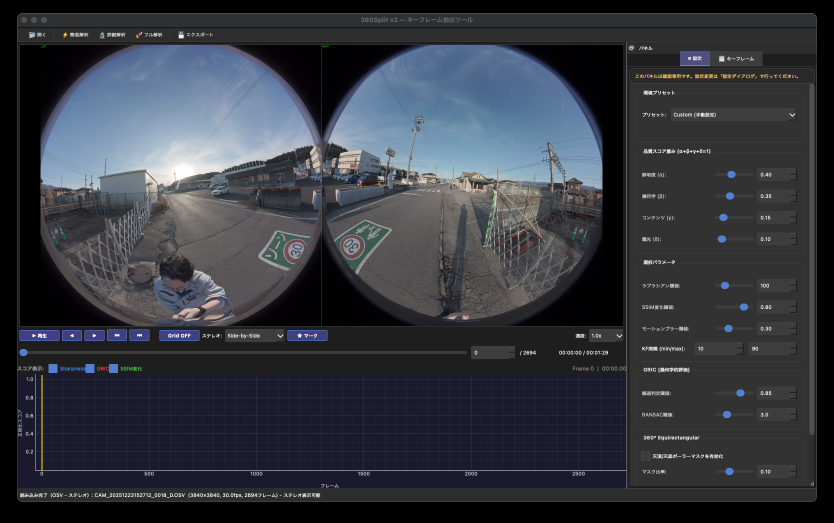
#> input picture images/capture.png, 1668 x 1046 px (shown at 1/2 size); its folder holds only this picture in this run
$ python -i quality_score.py   (imports and definitions only)   (older library calls are emulated)
#> lines starting #> are read from the running program, lines starting #| are printed output that depends on the picture; after the words box and inside, x2 and y2 are one past the last pixel; in counts of white or black regions, pixels touching at a corner belong together
### utils/logger.py
"""
ロギングユーティリティ - 360Split用

アプリケーション全体で統一されたロギングを提供する。
ルートロガー '360split' の下に階層的な子ロガーを配置し、
コンソール（カラー）とファイル（ローテーション）への出力を制御する。

使い方:
    # 各モジュールの冒頭で
    from utils.logger import get_logger
    logger = get_logger(__name__)

    logger.debug("詳細デバッグ情報")
    logger.info("通常の処理情報")
    logger.warning("注意が必要な状況")
    logger.error("エラーが発生")
"""

import logging
import logging.handlers
import sys
import threading
import re
from pathlib import Path
from datetime import datetime

# アプリケーションのルートロガー名
ROOT_LOGGER_NAME = '360split'

# ログファイルのデフォルトパス
DEFAULT_LOG_DIR = Path(__file__).parent.parent / 'logs'
DEFAULT_LOG_FILE = DEFAULT_LOG_DIR / '360split.log'

# ログローテーション設定
MAX_LOG_BYTES = 5 * 1024 * 1024   # 5MB
BACKUP_COUNT = 3                   # 3世代保持


class ColoredFormatter(logging.Formatter):
    """カラー出力をサポートするフォーマッター"""

    COLORS = {
        'DEBUG': '\033[36m',      # シアン
        'INFO': '\033[32m',       # 緑
        'WARNING': '\033[33m',    # 黄
        'ERROR': '\033[31m',      # 赤
        'CRITICAL': '\033[35m',   # マゼンタ
    }
    RESET = '\033[0m'

    # [17 lines left out: functions format, _short_name, not called in this run]


class _ShortNameFormatter(logging.Formatter):
    """モジュール名を短縮表示するフォーマッター"""

    def format(self, record):
        record.shortname = _short_name(record.name)
        return super().format(record)


class _ColoredShortNameFormatter(ColoredFormatter):
    """カラー＋モジュール名短縮フォーマッター"""

    def format(self, record):
        record.shortname = _short_name(record.name)
        return super().format(record)


# ---- 初期化済みフラグ ----
_initialized = False
_gui_log_entries = []
_gui_log_lock = threading.Lock()
_gui_buffer_handler = None
_GUI_BUFFER_MAX = 10000
_ANSI_RE = re.compile(r"\x1b\[[0-9;]*m")


class _GuiBufferHandler(logging.Handler):
    """GUI表示向けにログをメモリバッファへ蓄積するハンドラ。"""

    def __init__(self, level=logging.INFO):
        super().__init__(level=level)

    # [104 lines left out: functions emit, setup_logger, not called in this run]


def get_logger(name: str = ROOT_LOGGER_NAME) -> logging.Logger:
    """
    モジュール用ロガーを取得する。

    ルートロガー '360split' の子ロガーを返す。
    例: get_logger('core.video_loader')
        → logging.getLogger('360split.core.video_loader')

    各モジュールでは以下のように使用する:
        from utils.logger import get_logger
        logger = get_logger(__name__)

    Parameters:
    -----------
    name : str
        モジュール名（通常 __name__ を渡す）

    Returns:
    --------
    logging.Logger
        ルートロガーの子ロガー
    """
    if name == ROOT_LOGGER_NAME or name.startswith(ROOT_LOGGER_NAME + '.'):
        # 既にルートロガー名が含まれている場合はそのまま
        return logging.getLogger(name)
    return logging.getLogger(f'{ROOT_LOGGER_NAME}.{name}')


# [54 lines left out: functions set_log_level, enable_gui_log_buffer, get_gui_log_entries, read_log_tail, not called in this run]


def strip_ansi(text: str) -> str:
    """ANSIエスケープを除去する。"""
    return _ANSI_RE.sub("", text or "")

### core/quality_score.py
"""Quality scoring utilities for Stage1 filtering."""

from __future__ import annotations

from dataclasses import dataclass
from typing import Dict, Iterable, List, Optional, Tuple

import cv2
import numpy as np

from core.accelerator import get_accelerator


@dataclass(frozen=True)
class QualityROISpec:
    mode: str = "circle"
    ratio: float = 0.40


DEFAULT_ROI = QualityROISpec(mode="circle", ratio=0.40)
DEFAULT_FIELDS: Tuple[str, ...] = ("laplacian_var", "tenengrad", "exposure", "orb_keypoints")


def parse_roi_spec(roi_spec: str | QualityROISpec | None) -> QualityROISpec:
    """Parse roi spec from 'circle:0.4' / 'rect:0.6'."""
    if isinstance(roi_spec, QualityROISpec):
        return QualityROISpec(
            mode=str(roi_spec.mode or "circle").strip().lower(),
            ratio=float(np.clip(roi_spec.ratio, 0.05, 1.0)),
        )
    if roi_spec is None:
        return DEFAULT_ROI
    text = str(roi_spec).strip().lower()
    if not text:
        return DEFAULT_ROI
    if ":" not in text:
        mode = text
        ratio = DEFAULT_ROI.ratio
    else:
        mode_text, ratio_text = text.split(":", 1)
        mode = mode_text.strip()
        try:
            ratio = float(ratio_text.strip())
        except (TypeError, ValueError):
            ratio = DEFAULT_ROI.ratio
    if mode not in {"circle", "rect"}:
        mode = "circle"
    ratio = float(np.clip(ratio, 0.05, 1.0))
    return QualityROISpec(mode=mode, ratio=ratio)


def _to_gray(frame: np.ndarray) -> np.ndarray:
    if frame is None or frame.size == 0:
        return np.zeros((1, 1), dtype=np.uint8)
    if frame.ndim == 2:
        return frame
    return cv2.cvtColor(frame, cv2.COLOR_BGR2GRAY)


def _build_roi_mask(gray: np.ndarray, spec: QualityROISpec) -> np.ndarray:
    h, w = gray.shape[:2]
    mask = np.zeros((h, w), dtype=np.uint8)
    if h <= 0 or w <= 0:
        return mask
    if spec.mode == "rect":
        ww = max(1, int(round(w * spec.ratio)))
        hh = max(1, int(round(h * spec.ratio)))
        x0 = max(0, (w - ww) // 2)
        y0 = max(0, (h - hh) // 2)
        x1 = min(w, x0 + ww)
        y1 = min(h, y0 + hh)
        mask[y0:y1, x0:x1] = 255
        return mask
    radius = max(1, int(round(min(w, h) * 0.5 * spec.ratio)))
    cx = w // 2
    cy = h // 2
    cv2.circle(mask, (cx, cy), radius, 255, -1)
    return mask


def _masked_values(arr: np.ndarray, mask: np.ndarray) -> np.ndarray:
    vals = arr[mask > 0]
    if vals.size > 0:
        return vals
    return arr.reshape(-1)


def _safe_scale(scale: float) -> float:
    try:
        value = float(scale)
    except (TypeError, ValueError):
        return 1.0
    return float(np.clip(value, 0.1, 1.0))


def _compute_tenengrad(
    gray: np.ndarray,
    mask: np.ndarray,
    tenengrad_scale: float,
    weight_map: Optional[np.ndarray] = None,
) -> float:
    """Compute Tenengrad (Sobel gradient energy) sharpness score.

    Parameters
    ----------
    weight_map : optional float32/float64 array same shape as ``gray`` (before
        scaling), with values in [0, 1].  When provided, the gradient-energy map
        is multiplied element-wise by the (possibly resized) weight map before
        averaging.  Pass ``None`` (default) for the original unweighted behaviour.
        Typical use: 2-D Gaussian centered at the principal point for pinhole-
        projected images to up-weight the sharp optical centre.
    """
    scale = _safe_scale(tenengrad_scale)
    work_gray = gray
    work_mask = mask
    work_weight = weight_map
    if scale < 0.999:
        h, w = gray.shape[:2]
        nw = max(1, int(round(w * scale)))
        nh = max(1, int(round(h * scale)))
        work_gray = cv2.resize(gray, (nw, nh), interpolation=cv2.INTER_AREA)
        work_mask = cv2.resize(mask, (nw, nh), interpolation=cv2.INTER_NEAREST)
        if work_weight is not None:
            work_weight = cv2.resize(work_weight, (nw, nh), interpolation=cv2.INTER_AREA)
    sobel_x = cv2.Sobel(work_gray, cv2.CV_64F, 1, 0, ksize=3)
    sobel_y = cv2.Sobel(work_gray, cv2.CV_64F, 0, 1, ksize=3)
    tenengrad_map = (sobel_x * sobel_x) + (sobel_y * sobel_y)
    if work_weight is not None:
        tenengrad_map = tenengrad_map * work_weight.astype(np.float64)
    tenengrad_vals = _masked_values(tenengrad_map, work_mask)
    return float(np.mean(tenengrad_vals)) if tenengrad_vals.size > 0 else 0.0


# [18 lines left out: function compose_legacy_quality_proxy, not called in this run]


def compute_raw_metrics(
    frame: np.ndarray,
    roi_spec: str | QualityROISpec | None = None,
    *,
    use_orb: bool = True,
    orb: Optional[cv2.ORB] = None,
    tenengrad_scale: float = 1.0,
    tenengrad_weight_map: Optional[np.ndarray] = None,
) -> Dict[str, float]:
    """Compute raw quality metrics on ROI.

    Parameters
    ----------
    tenengrad_weight_map : optional spatial weight map (same H×W as frame,
        values in [0, 1]) applied to the Tenengrad gradient-energy map before
        averaging.  Useful for pinhole-projected images where the optical centre
        is sharpest: pass a 2-D Gaussian centred at ``(cx, cy)``.
    """
    gray = _to_gray(frame)
    spec = parse_roi_spec(roi_spec)
    mask = _build_roi_mask(gray, spec)
    vals = _masked_values(gray.astype(np.float64), mask)

    lap = cv2.Laplacian(gray, cv2.CV_64F)
    lap_vals = _masked_values(lap, mask)
    lap_var = float(np.var(lap_vals)) if lap_vals.size > 0 else 0.0

    tenengrad = _compute_tenengrad(gray, mask, tenengrad_scale, tenengrad_weight_map)

    black_clip = float(np.mean(vals <= 16.0)) if vals.size > 0 else 1.0
    white_clip = float(np.mean(vals >= 245.0)) if vals.size > 0 else 1.0
    contrast = float(np.std(vals)) if vals.size > 0 else 0.0
    contrast_norm = float(np.clip(contrast / 64.0, 0.0, 1.0))
    clip_penalty = float(np.clip(black_clip + white_clip, 0.0, 1.0))
    exposure = float(np.clip(0.7 * contrast_norm + 0.3 * (1.0 - clip_penalty), 0.0, 1.0))

    orb_keypoints = 0.0
    if use_orb:
        orb_obj = orb if orb is not None else cv2.ORB_create(nfeatures=2000)
        keypoints = orb_obj.detect(gray, mask=mask)
        orb_keypoints = float(len(keypoints) if keypoints is not None else 0.0)

    return {
        "laplacian_var": lap_var,
        "tenengrad": tenengrad,
        "exposure": exposure,
        "orb_keypoints": orb_keypoints,
        "black_clip": black_clip,
        "white_clip": white_clip,
        "contrast": contrast,
        "roi_pixel_count": float(int(np.count_nonzero(mask))),
    }


# [129 lines left out: functions compute_raw_metrics_batch, normalize_batch_p10_p90, compose_quality, not called in this run]


def apply_abs_guard(laplacian_var: float, abs_min: float) -> bool:
    """Absolute safety guard against very blurry frames."""
    return bool(float(laplacian_var) >= float(abs_min))


__all__ = [
    "compose_legacy_quality_proxy",
    "QualityROISpec",
    "parse_roi_spec",
    "compute_raw_metrics",
    "compute_raw_metrics_batch",
    "normalize_batch_p10_p90",
    "compose_quality",
    "apply_abs_guard",
]

>>> import cv2
>>> picture = cv2.imread('../images/capture.png')
#> picture is the input picture: shape (1046, 1668, 3); mean B, G, R 64.2, 56.3, 53.2
>>> result = compute_raw_metrics(picture)
#> in _to_gray, `return cv2.cvtColor(frame, cv2.COLOR_BGR2GRAY)`:
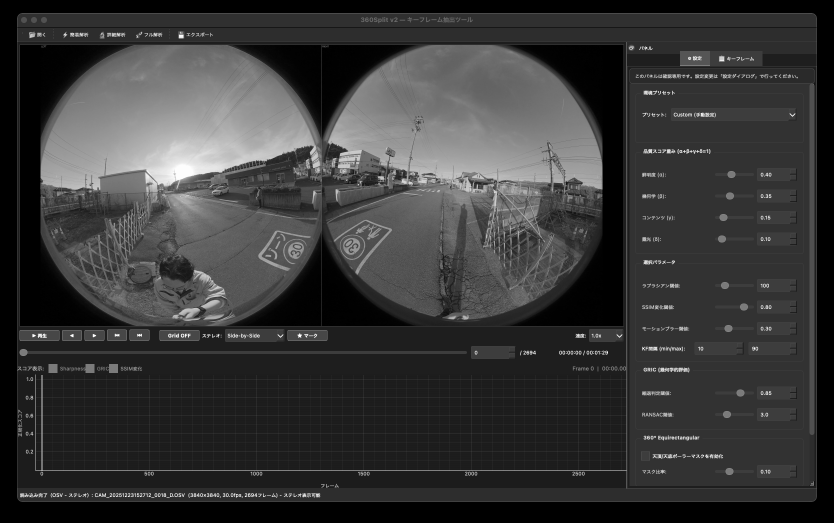
#> returned value: shape (1046, 1668) (shown at 1/2 size); min 0, max 255, mean 56.2
#> in _build_roi_mask, `cv2.circle(mask, (cx, cy), radius, 255, -1)`:
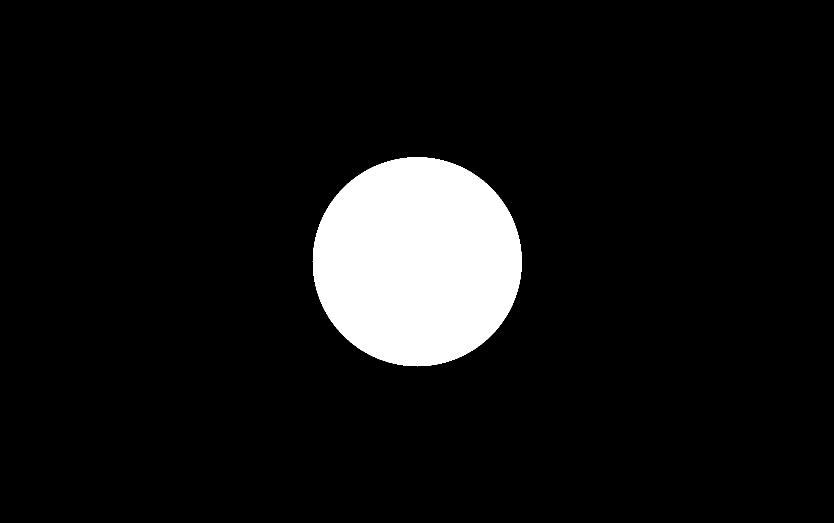
#> mask: shape (1046, 1668) (shown at 1/2 size); 7.9% white; 1 white region, box (x1, y1, x2, y2) and area: (625, 314, 1044, 733) 137193
#> in compute_raw_metrics, `lap = cv2.Laplacian(gray, cv2.CV_64F)`:
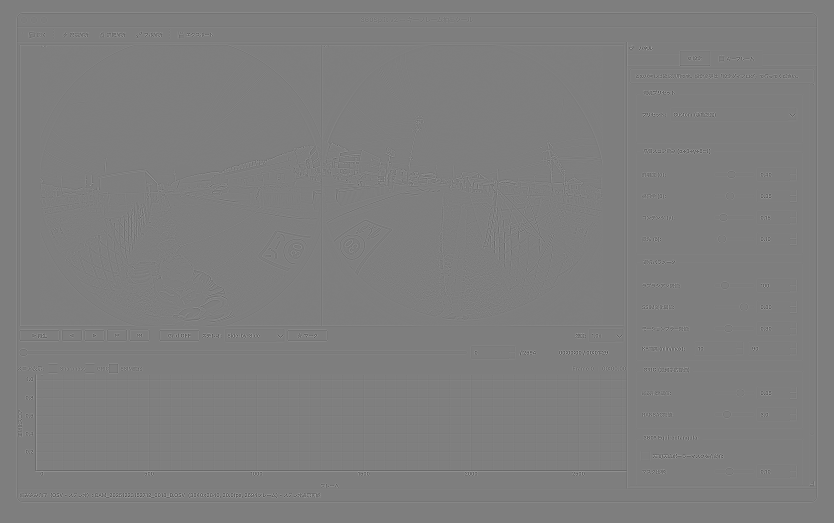
#> lap: shape (1046, 1668) float64 (shown at 1/2 size); min -632, max 637, mean 0; drawn with min black and max white
#> in compute_raw_metrics, `lap_var = float(np.var(lap_vals)) if lap_vals.size > 0 else 0.0`: lap_var = 1047.8
#> in _compute_tenengrad, `tenengrad_map = (sobel_x * sobel_x) + (sobel_y * sobel_y)`:
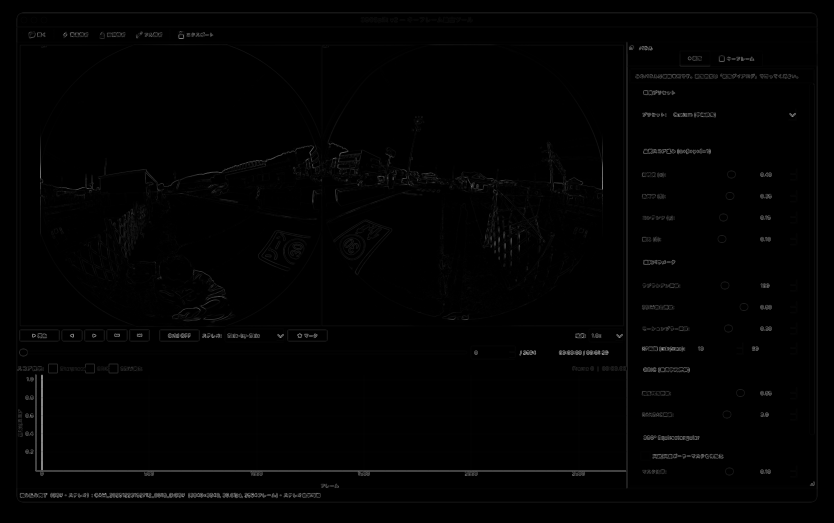
#> tenengrad_map: shape (1046, 1668) float64 (shown at 1/2 size); min 0, max 942202, mean 8076; drawn with min black and max white
#> in compute_raw_metrics, `tenengrad = _compute_tenengrad(gray, mask, tenengrad_scale, tenengrad_..`: tenengrad = 7369.6
#> in compute_raw_metrics, `black_clip = float(np.mean(vals <= 16.0)) if vals.size > 0 else 1.0`: black_clip = 0.0931
#> in compute_raw_metrics, `white_clip = float(np.mean(vals >= 245.0)) if vals.size > 0 else 1.0`: white_clip = 0
#> in compute_raw_metrics, `contrast = float(np.std(vals)) if vals.size > 0 else 0.0`: contrast = 42.41
#> in compute_raw_metrics, `contrast_norm = float(np.clip(contrast / 64.0, 0.0, 1.0))`: contrast_norm = 0.663
#> in compute_raw_metrics, `clip_penalty = float(np.clip(black_clip + white_clip, 0.0, 1.0))`: clip_penalty = 0.0931
#> in compute_raw_metrics, `exposure = float(np.clip(0.7 * contrast_norm + 0.3 * (1.0 - clip_penal..`: exposure = 0.736
#> in compute_raw_metrics, `keypoints = orb_obj.detect(gray, mask=mask)`: keypoints = 1889 keypoints; strongest (x, y, size): (956, 377, 31), (757, 354, 37.2), (756, 353, 31), (720, 364, 31)
#> in compute_raw_metrics, `orb_keypoints = float(len(keypoints) if keypoints is not None else 0.0)`: orb_keypoints = 1889
#> result = {'laplacian_var': 1047.8, 'tenengrad': 7369.6, 'exposure': 0.736, 'orb_keypoints': 1889, 'black_clip': 0.0931, 'white_clip': 0, 'contrast': 42.41, 'roi_pixel_count': 137193}
